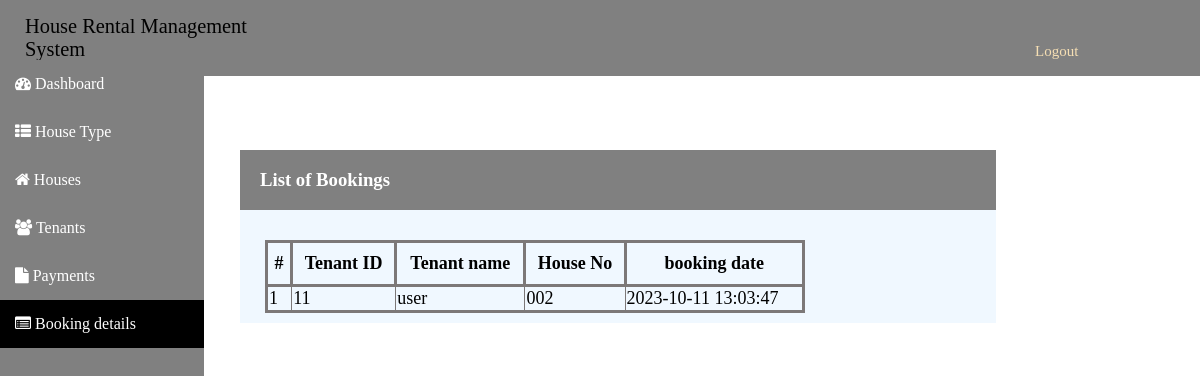
Page /bookings.php (signed in) on the committed database.
### tables this page shows
CREATE TABLE `bookings` (
  `booking_id` int(11) NOT NULL,
  `tenant_id` int(11) NOT NULL,
  `house_id` int(30) NOT NULL,
  `booking_date` datetime NOT NULL DEFAULT current_timestamp()
);

CREATE TABLE `tenants` (
  `id` int(11) NOT NULL,
  `name` varchar(100) NOT NULL,
  `email` varchar(100) NOT NULL,
  `password` varchar(50) NOT NULL,
  `contact` varchar(50) NOT NULL,
  `address` varchar(50) NOT NULL,
  `house_id` int(30) NOT NULL,
  `status` tinyint(1) NOT NULL DEFAULT 1 COMMENT '1 = active, 0= inactive',
  `date_in` date NOT NULL,
  `id_type` varchar(100) NOT NULL,
  `id_photo` varchar(1000) NOT NULL
);

CREATE TABLE `houses` (
  `id` int(30) NOT NULL,
  `house_no` varchar(50) NOT NULL,
  `category_id` varchar(30) NOT NULL,
  `description` text NOT NULL,
  `price` double NOT NULL,
  `location` varchar(50) DEFAULT NULL,
  `longitude` float DEFAULT NULL,
  `latitude` float DEFAULT NULL,
  `image` blob DEFAULT NULL,
  `availability` tinyint(1) DEFAULT 1,
  `electricity` tinyint(1) DEFAULT NULL,
  `drinking_water` tinyint(1) DEFAULT NULL,
  `parking` tinyint(1) DEFAULT NULL,
  `internet` tinyint(1) DEFAULT NULL,
  `security` tinyint(1) DEFAULT NULL
);

### bookings.php (the view, shortened to what this page needs)
<?php include('.\common.php'); ?>
<!DOCTYPE html>
<html lang="en">
<head>
</head>
<body>
    <div class="container_payment">
        <div id="gap"></div>
        <div class="content_payment">
            <div class="list" style="background-color: grey;">
                <h3>List of Bookings</h3>
            </div>
            <div id="box">
                <div>
                    <table border="1">
                        <thead>
                            <tr>
                                <th>#</th>
                                <th>Tenant ID</th>
                                <th>Tenant name</th>
                                <th>House No</th>
                                <th>booking date</th>
                            </tr>
                        </thead>
                        <tbody>
                        <?php
                            include 'db_connect.php';
                            $sql="SELECT * FROM `bookings`as b join tenants as t on b.tenant_id=t.id join houses as h on h.id=b.house_id";
                            $result=$conn->query($sql);
                            $data=[];
                            if($result->num_rows>0){
                                while($row=$result->fetch_assoc()){
                                    array_push($data,$row);
                                }
                            }
                        ?>
                         <?php
                            if(count($data)>0){ ?>
                        <?php foreach($data as $key=> $record){?>
                                <tr>
									<td class="text-center"><?php echo $key+1;?></td>
									<td><?php echo $record['tenant_id'] ?></td>
                                    <td><?php echo $record['name'] ?></td>
									<td><?php echo $record['house_no'] ?></td>
									<td><?php echo $record['booking_date'] ?></td>
								</tr>
                                <?php } ?>
                    <?php } else{ ?>
                        <tr>
                            <td colspan="3">No bookings found into databases</td>
                        </tr>
                    <?php } ?>
                        </tbody>
                    </table>
                </div>
            </div>
        </div>
    </div>
</body>
</html>

### common.php (style rules this page uses)
body { margin: 0; padding: 0; }
table { font-size: 18px; margin-left: 25px; border-collapse: collapse; border: rgb(124, 120, 120) solid; }
table tr th { padding: 10px 5px 10px 5px; border: rgb(124, 120, 120) solid; }

### bookings.php (style rules this page uses)
#gap { width: 100%; height: 150px; }
.content_payment { padding-bottom: 10px; margin:0px 10px 0 20vmax; background-color: aliceblue; width:63vmax; }
.list { margin-bottom: 30px; display: flex; height: 60px; width: 100%; justify-content: space-between; }
.list h3 { margin-left: 20px; color: white; }
table { width: 45vmax; }

### rows in the picture
bookings: tenant "11", tenant.name "user", house.house_no "002", booking_date "2023-10-11 13:03:47"
